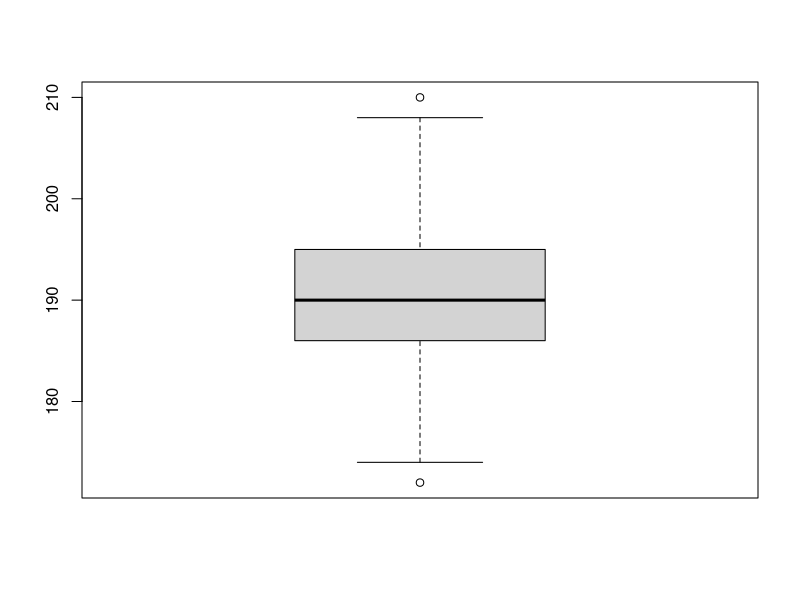
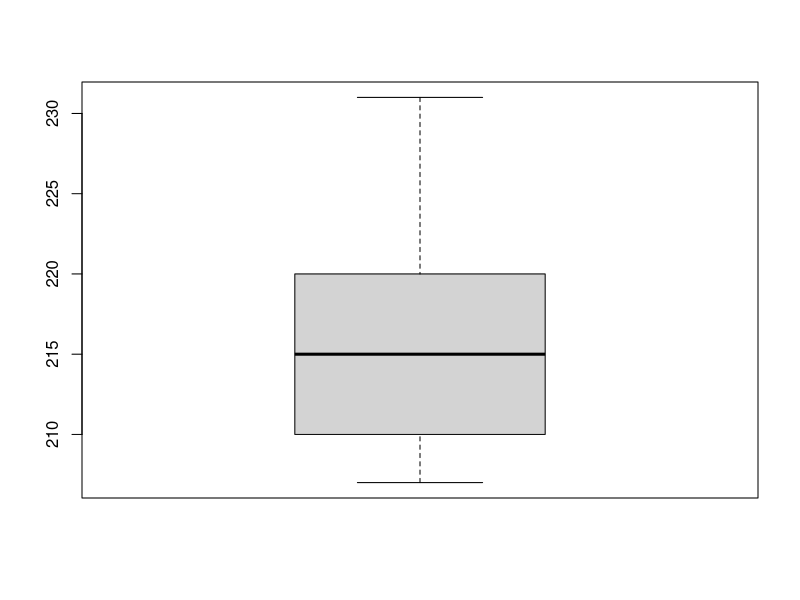
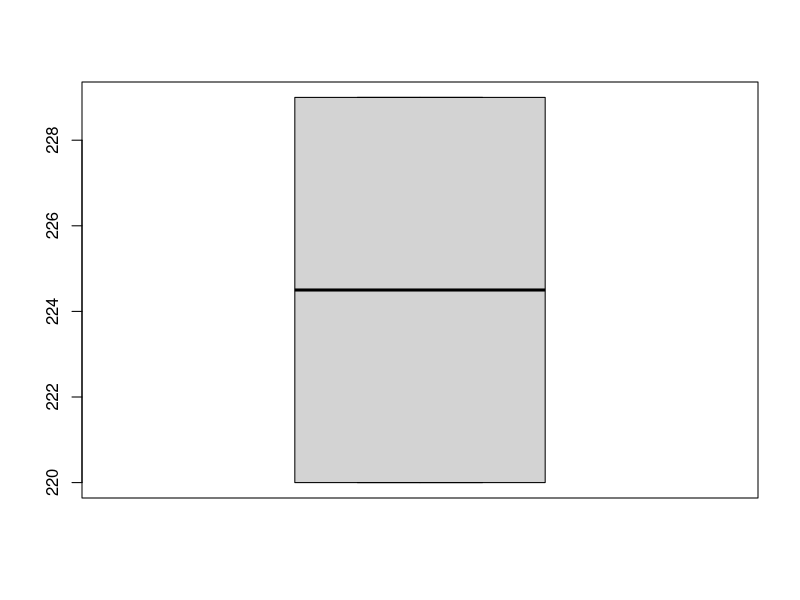
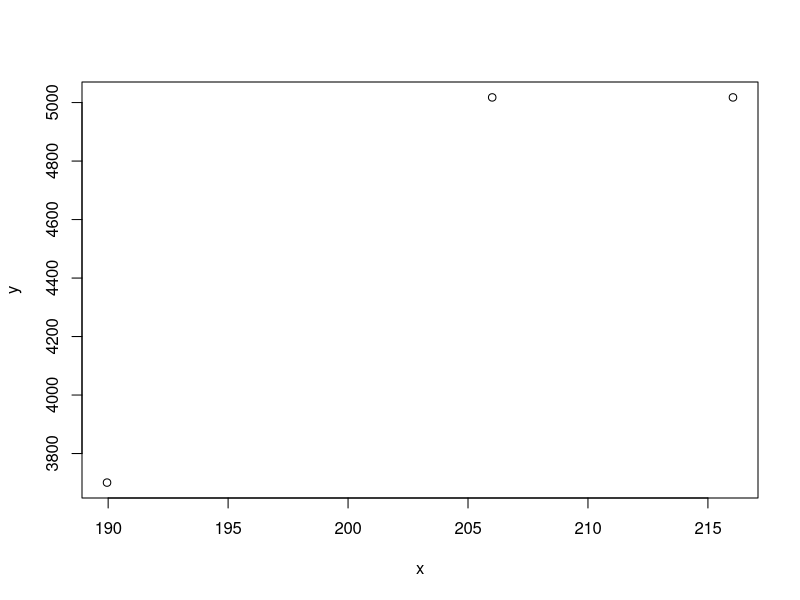
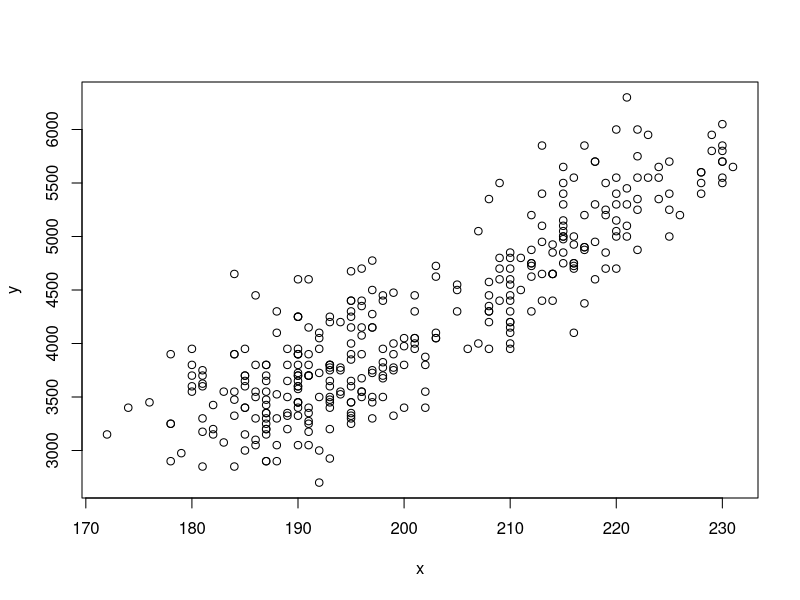

Write the R code that produced these figures, in order.
## ---- chunk 1
# install.packages("palmerpenguins") # To install
library(palmerpenguins)
## ---- chunk 2
head(penguins)
## ---- chunk 3
str(penguins)
## ---- chunk 4
summary(penguins)
## ---- chunk 5
#mean(c(1,4,7,NA,9)) #First attempt. Just like the question says, there is an issue. This just returns NA. 
# I visited the help info at ?mean. Apparently there is an argument, na.rm, which "[indicates] whether NA values should be stripped before the computation proceeds.
# Setting this to TRUE seems to work.

mean(c(1,4,7,NA,9), na.rm = TRUE)
## ---- chunk 6
# mean of body mass
# mean(penguins$body_mass_g) #First attempt. #body mass is in the class $body_mass_g. Once again there is the NA issue but it can be resolved the same way as 2a.
mean(penguins$body_mass_g, na.rm = TRUE) # This produces a value.

# sd of body mass
# sd(penguins$body_mass_g) #First attempt. This returns NA. 
# I examined ?sd and once again there is na.rm which may work.
sd(penguins$body_mass_g, na.rm = TRUE) # This produces a value.

# median of body mass
# median(penguins$body_mass_g) #First attempt This returns NA
# I examined ?median and na.rm is listed
median(penguins$body_mass_g, na.rm = TRUE) # This produces a value.
## ---- chunk 7
# We need to calculate  mean, sd, median values for each species
# The data may already be grouped by species. Just to make sure, however:
# group_by(species) #This is what I tried. I don't know how to do this part correctly.
# All of the body_mass_g values are listed, but different subsets represent the species. I determined the subset from summary()

mean(penguins$body_mass_g[1:152], na.rm = TRUE) #Adelie mean
sd(penguins$body_mass_g[1:152], na.rm = TRUE) #Adelie sd
median(penguins$body_mass_g[1:152], na.rm = TRUE) #Adelie median

mean(penguins$body_mass_g[153:(152+68)], na.rm = TRUE) #Chinstrap mean 
sd(penguins$body_mass_g[153:(152+68)], na.rm = TRUE) #Chinstrap sd
median(penguins$body_mass_g[153:(152+68)], na.rm = TRUE) #Chinstrap median

mean(penguins$body_mass_g[(152+68+1):(152+68+124)], na.rm = TRUE) #Gentoo mean
sd(penguins$body_mass_g[(152+68+1):(152+68)], na.rm = TRUE) #Gentoo sd
median(penguins$body_mass_g[(152+68+1):(152+68)], na.rm = TRUE) #Gentoo median

## ---- chunk 8
# One should follow the same steps from 2c, but the data must be grouped differently according to Islands. Then one should determine the range of values for the Biscoe Island subset of the body mass data.
#group_by(island) #I don't know how to do the grouping.

## ---- chunk 9

paste("Hello", "Goodbye", sep = "! ") #Trying out paste()

paste(penguins$species, penguins$island, sep = "_")

## ---- chunk 10

boxplot(penguins$flipper_length_mm[1:152]) #Adelie Flipper Length Box Plot

boxplot(penguins$flipper_length_mm[153:(152+68)]) #Chinstrap Flipper Length Box Plot

boxplot(penguins$flipper_length_mm[(152+68+1):(152+68)]) #Gentoo Flipper Length Box Plot

## ---- chunk 11

# It is the same as before, however one would need to group the data according to island and then do subsets for each island.
#group_by(island) #I don't know how to do the grouping.

## ---- chunk 12

paste(penguins$species, penguins$island, sep = "\n") #It does not seem to do anything special. It just adds \n in between.

## ---- chunk 13

# Relationship between avg flipper length and avg body mass for Adelie Species.
# An easy way to see the relationship is with a scatterplot.
# I interpret the question to mean that each species is assosiated with an average flipper length and an average body masss. I would then plot the 3 data points on a scatterplot (x axis: flipper length) and (y axis: body mass) and examine the relationship

# Average body mass Adelie: 3700.662
# Average body mass Chinstrap: 5017.647
# Average body mass Gentoo: 4365.854

# Now we need to determine the average flipper length per species. This is the same code from 2c. I'm just making it a variable and putting it in the vector in the next step.

adelie_flipper_mean <- mean(penguins$flipper_length_mm[1:152], na.rm = TRUE) #Adelie mean
chinstrap_flipper_mean <- mean(penguins$flipper_length_mm[153:(152+68)], na.rm = TRUE) #Chinstrap mean 
gentoo_flipper_mean <- mean(penguins$flipper_length_mm[(152+68+1):(152+68+124)], na.rm = TRUE) #Gentoo mean

my_df <- data.frame(x = c(adelie_flipper_mean, chinstrap_flipper_mean, gentoo_flipper_mean), y = c(3700.662, 5017.647, 5017.647))
plot(y ~ x, data = my_df)

## ---- chunk 14

# Once again, I would have to regroup the data according to Island. I do not know how to do this.

## ---- chunk 15

my_df <- data.frame(x = penguins$flipper_length_mm, y = penguins$body_mass_g)
plot(y ~ x, data = my_df)

## ---- chunk 16

#bill length for gentoo penguins is easy to obtain. It is:

bill_length_gentoo <- penguins$bill_length_mm[(152+68+1):(152+68+124)] #The subset assosiated with Gentoo

library(dplyr)
library(purrr)
mtcars %>% pull(mpg) # Using pull with mtcars

#data.frame(bill_length_gentoo, penguins$island) #unequal rows of data frames, will not allow

#bill_length_gentoo %>% pull(penguins$island)


## ---- chunk 17
# I assume that mean is the mean of the bill length of gentoo penguins on Biscoe Island. However, I am having trouble getting that value from the previous step. You use mean() 
# standard error = standard dev / sqrt(n)
# n is just 1, representing the mean itself, sqrt(1) = 1
# any number divided by 1 is itself
# basically this is just the standard deviation
mean_bill_gentoo_bisco <- mean(10) #I don't know what the actual value is. This is just a filler value.
replicate(10, sd(mean_bill_gentoo_bisco))

# I might misunderstand this problem but all I am getting is 10 NA
